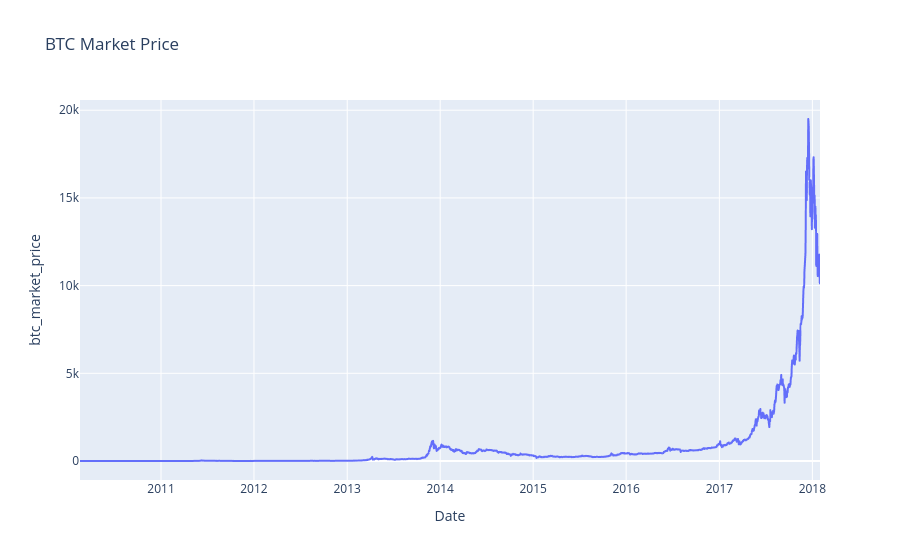

The code cell stored with this chart in its notebook:
### Code cell
fig = px.line(df, x=df.index, y='btc_market_price', title='BTC Market Price')
fig.show()

### Figure 1 — Plotly figure (JSON) as saved in the notebook; plotly's stock layout.template omitted (floating-point values rounded to 4 significant figures; data arrays with more than 128 entries replaced by an {"elided": "..."} marker saying what was removed)
{"data": [{"hovertemplate": "Date=%{x}<br>btc_market_price=%{y}<extra></extra>", "legendgroup": "", "line": {"color": "#636efa", "dash": "solid"}, "marker": {"symbol": "circle"}, "mode": "lines", "name": "", "showlegend": false, "type": "scattergl", "x": {"elided": "2906 str values"}, "xaxis": "x", "y": {"elided": "2906 float values"}, "yaxis": "y"}], "layout": {"legend": {"tracegroupgap": 0}, "title": {"text": "BTC Market Price"}, "xaxis": {"anchor": "y", "domain": [0, 1], "title": {"text": "Date"}}, "yaxis": {"anchor": "x", "domain": [0, 1], "title": {"text": "btc_market_price"}}}}
